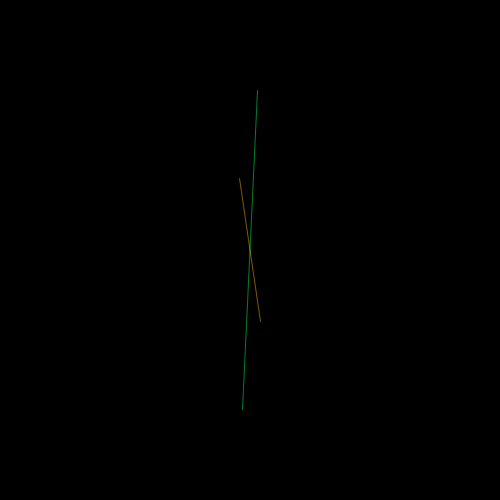
Frame 1 (no input)
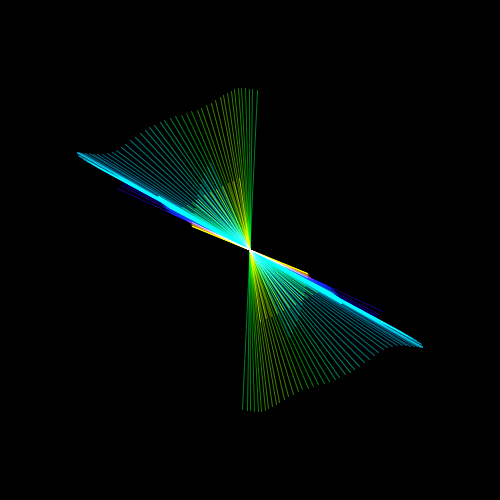
Frame 60 (the mouse pressed at the canvas centre just before this capture)
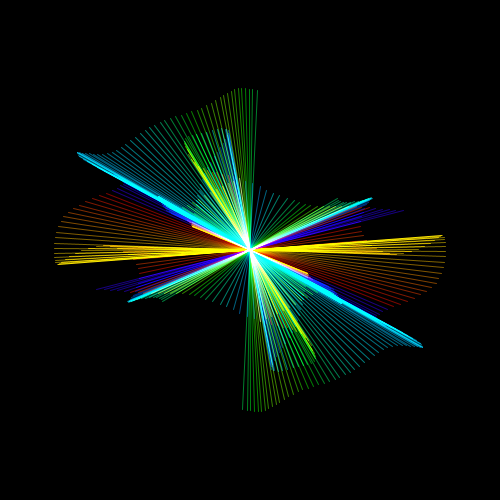
Frame 120 (the mouse held since frame 60 and released just before this capture)

The Processing sketch that drew these frames (run headless with seeded random() and noise(); from frame 60 on, the mouse is pressed at the canvas centre):

// Processing sketch: color_line
// ── color_line.pde
class PIC3 {
  int sz=2;
  float x[]=new float[sz], y[]=new float[sz];
  float c[]=new float[sz];
  float seedx[]=new float[sz], seedy[]=new float[sz], seedc[]=new float[sz];

  void init() {
    for (int i=0; i<sz; i++) {
      seedx[i]=random(1000);
      seedy[i]=random(1000);
      seedc[i]=random(1000);
    }
  }

  void move() {
    for (int i=0; i<sz; i++) {
      x[i]=width/2*map(noise(seedx[i]), 0, 1, -1.5, 1.5);
      y[i]=height/2*map(noise(seedy[i]), 0, 1, -1.5, 1.5);
      c[i]=map(noise(seedc[i]), 0, 1, 0, 1000);  //0から1000までとして扱う
      stroke(c[i]%255, 255, 255, 50);  //255での剰余を適用
      line(x[i], y[i], -x[i], -y[i]);
      seedx[i]+=0.01;
      seedy[i]+=0.01;
      seedc[i]+=0.01;
    }
  }
};

PIC3 p3=new PIC3();

void setup() {
  size(500, 500); 
  blendMode(ADD);
  colorMode(HSB, 360, 100, 100, 100);
  background(0);

  p3.init();
}

void draw() {
  translate(width/2, height/2);
  p3.move();
}

void mouseClicked(){
 background(0);
}
